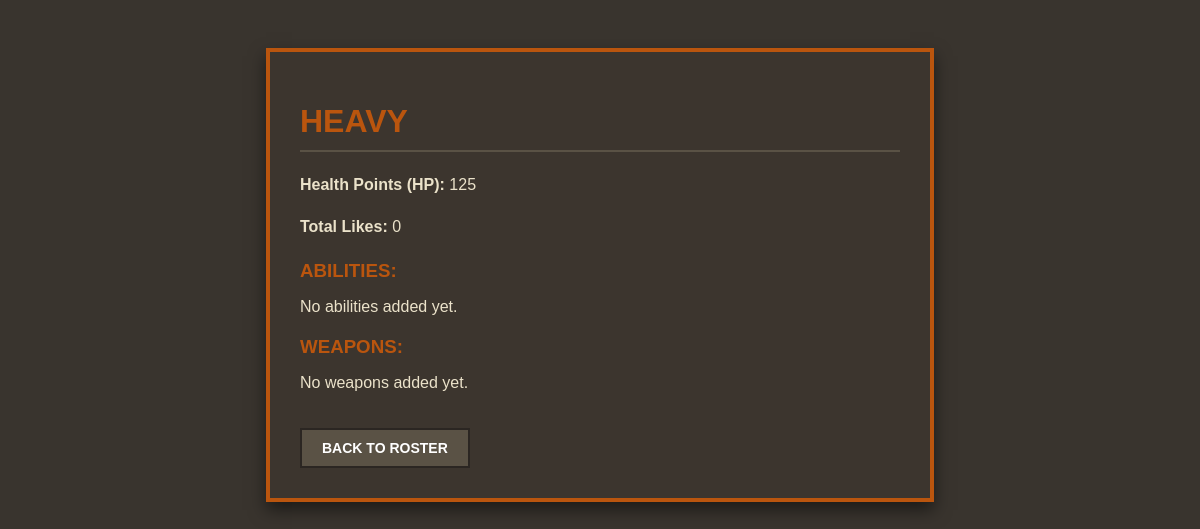
Page /info/5 (signed in) on the committed database.
### tables this page shows
CREATE TABLE character (
            id INTEGER PRIMARY KEY AUTOINCREMENT,
            name VARCHAR(1000) NOT NULL DEFAULT '',
            img_path VARCHAR(1000) NOT NULL DEFAULT '',
            img_name VARCHAR(1000) NOT NULL DEFAULT '',
            likes INTEGER DEFAULT 0,
            hp INTEGER DEFAULT 0
        );

### app.py (the view)
@app.route('/info/<int:char_id>')
def info(char_id):
    if "user_id" not in session:
        return redirect('/login')
    char_data = database.get_char_details(char_id)
    if not char_data:
        return redirect('/')
    return render_template('info.html', char=char_data)

### templates/info.html (shortened to what this page needs)
<!DOCTYPE html>
<html lang="en">
<head>
</head>
<body>
    <div class="info-card">
        <h1>{{ char.name }}</h1>
        <div class="stats">
            <p><strong>Health Points (HP):</strong> {{ char.hp }}</p>
            <p><strong>Total Likes:</strong> {{ char.likes }}</p>
        </div>
        <h3>Abilities:</h3>
        {% if char.abilities %}
            <ul>
                {% for ability in char.abilities %}
                    <li>{{ ability }}</li>
                {% endfor %}
            </ul>
        {% else %}
            <p>No abilities added yet.</p>
        {% endif %}
        <h3>Weapons:</h3>
        {% if char.weapons %}
            <ul>
                {% for weapon in char.weapons %}
                    <li><strong>{{ weapon.name }}</strong> — {{ weapon.specs }}</li>
                {% endfor %}
            </ul>
        {% else %}
            <p>No weapons added yet.</p>
        {% endif %}
        <a href="/" class="back-btn">Back to Roster</a>
    </div>
</body>
</html>

### templates/info.html (style rules this page uses)
body { background-color: rgb(57, 52, 46); font-family: sans-serif; color: #ebe2ca; padding: 40px; }
.info-card { background: #3c352e; border: 4px solid #ba550e; max-width: 600px; margin: 0 auto; padding: 30px; box-shadow: 0 8px 16px rgba(0,0,0,0.5); }
h1 { color: #ba550e; text-transform: uppercase; margin-bottom: 20px; border-bottom: 2px solid #5a5245; padding-bottom: 10px; }
.stats { margin-bottom: 20px; font-size: 16px; line-height: 1.6; }
h3 { color: #ba550e; text-transform: uppercase; margin-top: 20px; margin-bottom: 10px; }
.back-btn { display: inline-block; background: #5a5245; color: white; padding: 10px 20px; text-decoration: none; text-transform: uppercase; font-weight: bold; font-size: 14px; margin-top: 20px; border: 2px solid #2b2622; }

### rows in the picture
character: name "HEAVY", hp "125", likes "0"
